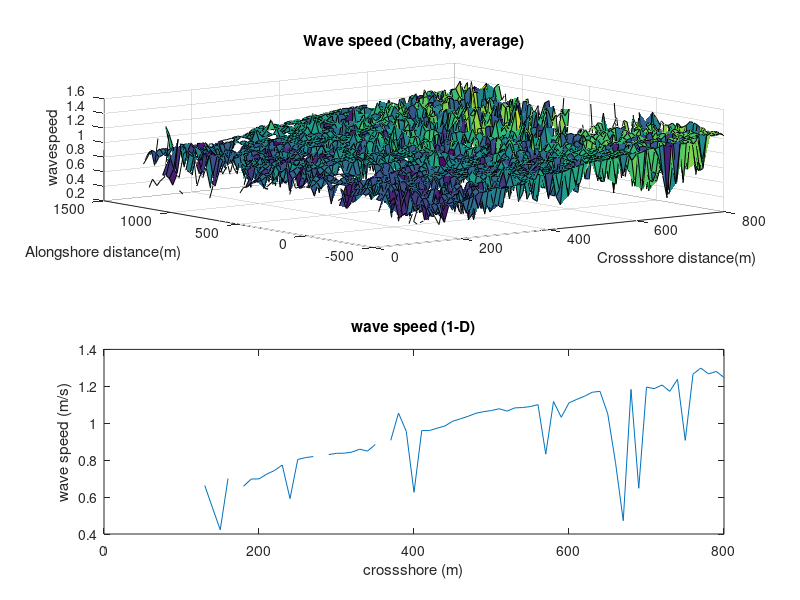

The MATLAB source for this figure:
clc 
clear all

%We are going to use the average wave here. 
%Average wave type: Here are origninally 4 different types of wave. For
%easy use, we will take the average values of them.

load('072216wavenumbers','wavenum');
load('072216wavefrequences','wavefreq');
load('timecolumn.mat', 'time_col');
load('Cbathy_xcoor.mat', 'x_coor');
load('Cbathy_ycoor.mat', 'y_coor');

%% Statistic data (wavespeed)
%%%%%%%%
%%%%%%%%
%For statistic forcasting through time series
%take wavenum of four types of waves
%Denote as Stat_wavenum
Stat_wavenum = 1/4 * (wavenum(1,:,:,:) + wavenum(2,:,:,:) + ...
                wavenum(3,:,:,:) + wavenum(4,:,:,:));
%squeeze it and denote as Stat_Z(3d matrix)            
Stat_Z = squeeze(Stat_wavenum(:,:,:,:));
%Remove fake values(negative values)
rm_id = find(Stat_Z < 0);
Stat_Z(rm_id) = NaN;

%For statistic forcasting through time series
%take wavenum of four types of waves
%Denote as Stat_wavenum
Stat_wavefreq = 1/4 * (wavefreq(1,:,:,:) + wavefreq(2,:,:,:) + ...
                wavefreq(3,:,:,:) + wavefreq(4,:,:,:));
%squeeze it and denote as Stat_Z(3d matrix)            
Stat_W = squeeze(Stat_wavefreq(:,:,:,:));
%Remove fake values(negative values)
rm_id = find(Stat_W < 0);
Stat_W(rm_id) = NaN;

%wave speed is C, C = \sigma/k, where \sigma is angular frequency
Stat_wavespeed = Stat_W./Stat_Z;

%% Plot wavespeed at time_col(t_fix)
t_fix = 1;
Z = Stat_wavespeed(:,:,t_fix)
size(Z)
size(x_coor)
size(y_coor)

[X, Y] = meshgrid(x_coor, y_coor);
% size(X)
% size(Y)
%plot wavenumbers
figure
subplot(2,1,1)
%pay attension to dimensions
surf(X, Y, Z')
xlabel('Crossshore distance(m)')
ylabel('Alongshore distance(m)')
zlabel('wavespeed')
title('Wave speed (Cbathy, average)')

hold on


%% Plot 1-d wavespeed fixed y at time_col(1)
y_fix = 1;
Z_1d = Stat_wavespeed(:, y_fix, t_fix)


subplot(2,1,2)
plot(x_coor, Z_1d)
xlabel('crossshore (m)')
ylabel('wave speed (m/s)')
title('wave speed (1-D)')

